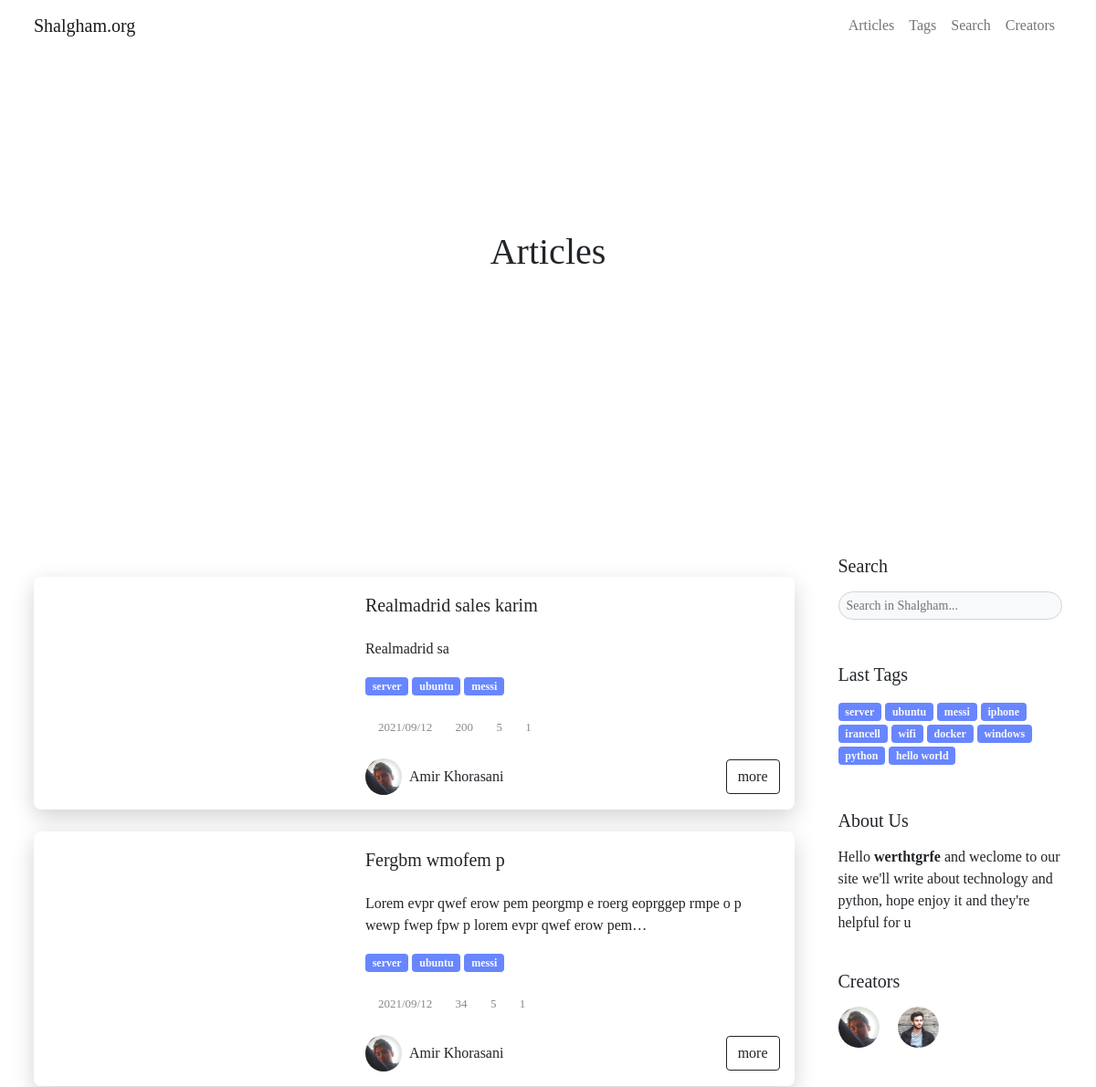
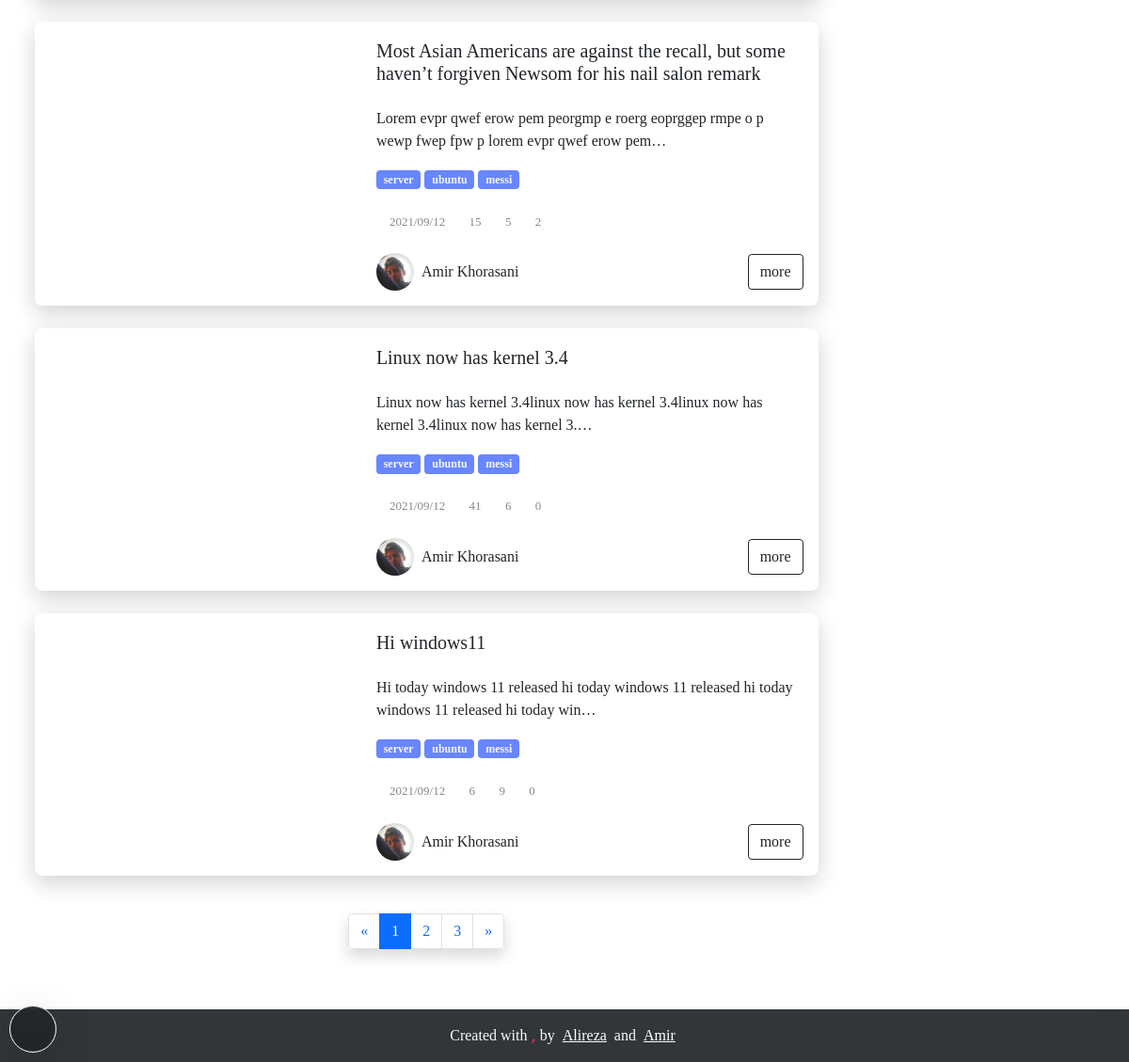
Page /articles on the earlier database version (2 pictures, top to bottom).
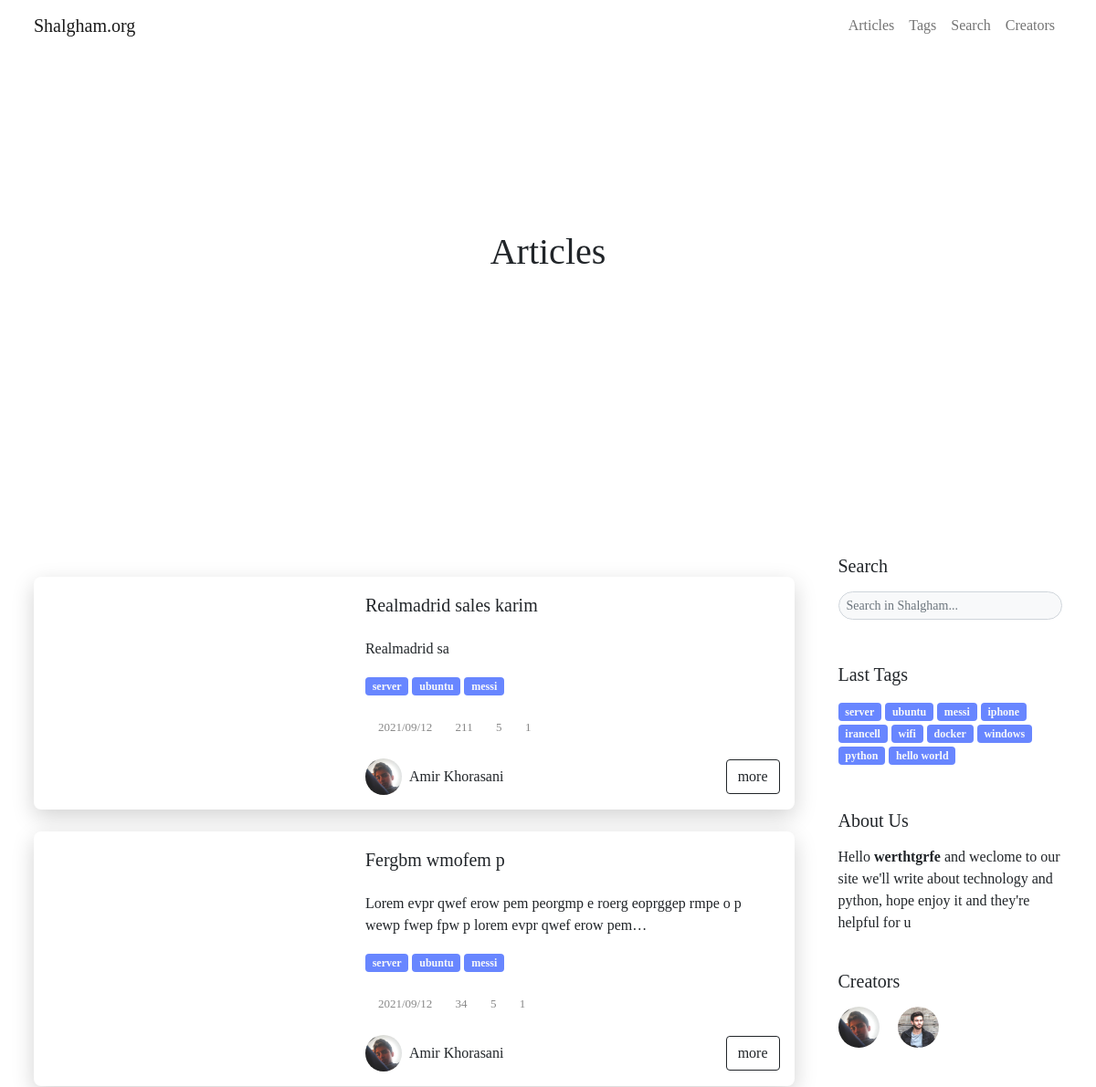
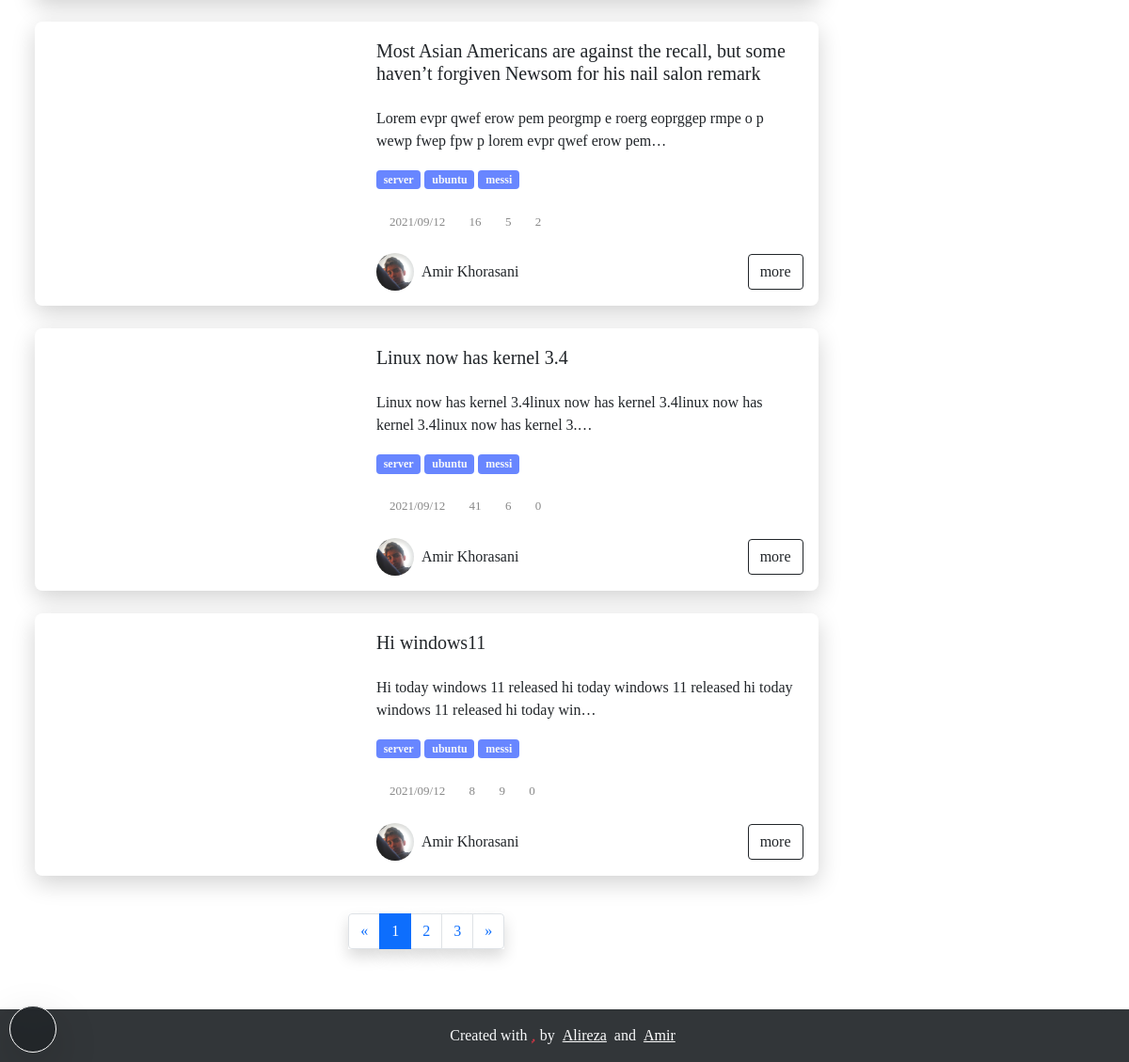
Same page on the later database version (2 pictures, top to bottom).
### blog/models.py (models this page shows, shortened)
class Article(models.Model):
    title_en   = models.CharField(max_length=200) # english title
    desc_en    = models.TextField() # english description for article in home
    body_en    = RichTextUploadingField() # english body
    slug       = models.SlugField(max_length=100,unique=True) # slug of the article
    short_slug = models.SlugField(editable=False) # auto created in auto_slug_article function
    views      = models.IntegerField(default=0) # number of views this article
    status     = models.BooleanField(default=True) # article status => true:publish , false:draft
    created    = models.DateTimeField(auto_now_add=True) # auto complete created time
    updated    = models.DateTimeField(auto_now=True) # auto compelete last update
    author     = models.ForeignKey(User,editable=False,null=True,on_delete=models.SET_NULL,related_name='articles') # auto delete article on delete author
    category   = models.ManyToManyField(Category,blank=True,related_name='articles') # article categories
    thumbnail  = models.ImageField(upload_to='articles') # article thumbnail in post card and main page
    readtime   = models.IntegerField(default=0) # suggested time for readnig the article
    class Meta:
        verbose_name_plural = 'Articles'
        ordering            = ['-created'] # for new to old sorting in admin panel
    objects = ArticleManager() # set managers for this class
    def simple_created(self):
        return self.created.strftime("%Y/%m/%d")
    simple_created.short_description = "created"

class Comment(models.Model):
    admin    = models.ForeignKey(User,editable=False,default=None,null=True,on_delete=models.SET_NULL)
    article  = models.ForeignKey(Article,on_delete=models.CASCADE,related_name='comments')
    name     = CharField(max_length=50)
    desc     = RichTextField()
    created  = models.DateTimeField(auto_now_add=True) # date of comment creation
    reply_to = models.ForeignKey('self',null=True,blank=True,on_delete=models.CASCADE,related_name='replies') # for reply comments
    status   = models.BooleanField(default=False) # comment status => true:publish , false:draft
    avatar   = models.ForeignKey(Avatar,on_delete=models.SET_NULL,null=True) # comment avatar => has default and auto customize for admins
    class Meta:
        ordering = ('-created',)
    objects = CommentsManager() # set managers for this class

class User(AbstractUser):
    thumbnail     = models.ImageField(upload_to='creators',default='creators/default.png')
    telegram      = models.URLField(null=True,blank=True)
    instagram     = models.URLField(null=True,blank=True)
    github        = models.URLField(null=True,blank=True)
    user_page_url = models.CharField(max_length=200)
    desc          = RichTextField(null=True)
    skills        = models.CharField(max_length=500,null=True,help_text='pls separate the skills by 3')
    def full_capital_name(self):
        if self.first_name and self.last_name:
            return f'{self.first_name.capitalize()} {self.last_name.capitalize()}'
        else:
            return self.username.capitalize()
    def get_user_page_url(self):
        return f'/{self.user_page_url}'

### blog/views.py (the view)
# urls.py: path('articles',ArticlesListView.as_view(),name='articles'),
class ArticlesListView(ListView):
    queryset            = get_list_or_404(Article.objects.active())
    template_name       = 'articles.html'
    context_object_name = 'articles'
    paginate_by         = 5
    page_kwarg          = 'p'

### blog/models.py (called while the page is built)
	def active(self):
		return self.filter(status=True)

    def active(self):
        return self.filter(status=True)

    def active(self):
        return self.filter(status=True)

### blog/templatetags/template_tags.py (called while the page is built)
@register.simple_tag
def site_setting(value):
    try:
        return contents.data_set[value]
    except:
        pass

@register.inclusion_tag('partials/col_4_about.html')
def col_4_about():
    return {
        'col_4_about': contents.data_set['about']
    }

@register.inclusion_tag('partials/col_4_tags.html')
def col_4_tags():
    categories_query          = Category.objects.active()   # get all active categories
    categories_query          = [category for category in categories_query if len(category.articles.active()) > 0] #check if length is bigger than 0 and tag already used before
    if len(categories_query) <= contents.data_set['col_4_tags_count']:
        return {
            'fix' : True,
            'col_4_tags': categories_query,
        }
    else:
        return {
            'fix' : False,
            'col_4_tags': categories_query[:contents.data_set['col_4_tags_count']],
        }

### template/articles.html (shortened to what the changed rows need)
{% load static %} {% load template_tags %}
<!DOCTYPE html>
<html lang="en">
<head>
    <link rel="stylesheet" href="{% static 'blog/css/swiper.min.css' %}">
    <link rel="stylesheet" href="{% static 'blog/css/bootstrap.css' %}">
    <link rel="stylesheet" href="{% static 'blog/fontawesome-free-5.15.3-web/css/all.css' %}">
    <link rel="stylesheet" href="{% static 'blog/css/custom.css' %}">
    <link rel="stylesheet" href="{% static 'blog/css/responsiv.css' %}">
    <link rel="stylesheet" href="{% static 'blog/css/pages/tags.css' %}">
</head>
<body data-src="/media/img/333.jpg">
    <header class="thumbnail">
        <div class="text-center header-img">
            <h1 class="w-100">
                Articles
            </h1>
        </div>
    </header>
    <main class="py-5">
        <div class="container">
            <div class="row gx-md-5">
                <div class="col-md-8 col-lg-9">
                    <section>
                        {% for article in articles %}
                        <div class="card rounded my-4 overflow-hidden">
                            <div class="row g-0">
                                <a class="col-lg-6 col-xl-5 p-3" href="{% url 'blog:article_slug' article.slug %}">
                                    <div class="img-card h-100 rounded" data-src="'{{ article.thumbnail.url }}'"></div>
                                </a>
                                <div class="col-lg-6 col-xl-7 p-3">
                                    <a class="pb-3 text-dark text-decoration-none h5" href="{% url 'blog:article_slug' article.slug %}">
                                        {{ article.title_en|capfirst }}
                                    </a>
                                    <p class="mb-3">
                                        {{ article.desc_en|capfirst|safe|truncatechars:100 }}
                                    </p>
                                    {% for category in article.category.active %}
                                    <a href="{% url 'blog:tag' category.slug %}" class="badge bg-info text-light text-decoration-none">
                                            {{ category.name_en|lower }}
                                        </a> {% endfor %}
                                    <div class="icons-card pt-2 mt-3">
                                        <div class="d-inline-flex w-auto align-items-center flex-wrap">
                                            <i class="fas fa-calendar"></i>
                                            <p class="m-0 ps-1 pe-2">{{ article.created|date:'Y/m/d' }}</p>
                                        </div>
                                        <div class="d-inline-flex w-auto align-items-center flex-wrap">
                                            <i class="fas fa-eye"></i>
                                            <p class="m-0 ps-1 pe-2">{{ article.views }}</p>
                                        </div>
                                        <div class="d-inline-flex w-auto align-items-center flex-wrap">
                                            <i class="fas fa-clock"></i>
                                            <p class="m-0 ps-1 pe-2">{{ article.readtime }}</p>
                                        </div>
                                        <div class="d-inline-flex w-auto align-items-center flex-wrap">
                                            <i class="fas fa-comment"></i>
                                            <p class="m-0 ps-1 pe-2">{{ article.comments.active|length }}</p>
                                        </div>
                                    </div>
                                    <div class="d-flex align-items-center justify-content-between flex-wrap">
                                        <a href="{{ article.author.get_user_page_url }}" class="pe-3 text-decoration-none mt-4 dark-on text-dark d-inline-flex align-items-center">
                                            <img src="{{ article.author.thumbnail.url }}" class="img-sm rounded-pill " alt="">
                                            <div class="px-2">
                                                <span>
                                                    {{ article.author.full_capital_name }}
                                                </span>
                                            </div>
                                        </a>
                                        <a href="{% url 'blog:article_slug' article.slug %}" class="btn btn-outline-dark d-block ms-auto mt-4">
                                            more
                                        </a>
                                    </div>
                                </div>
                            </div>
                        </div>
                        {% endfor %}
                    </section>
                </div>
            </div>
        </div>
    </main>
</body>
</html>

Differences in the rows shown:
changed Article "Realmadrid sales karim": views "200" → "211"
changed Article (number 3 of 5 on the later page): views "15" → "16"
changed Article "Hi windows11": views "6" → "8"
